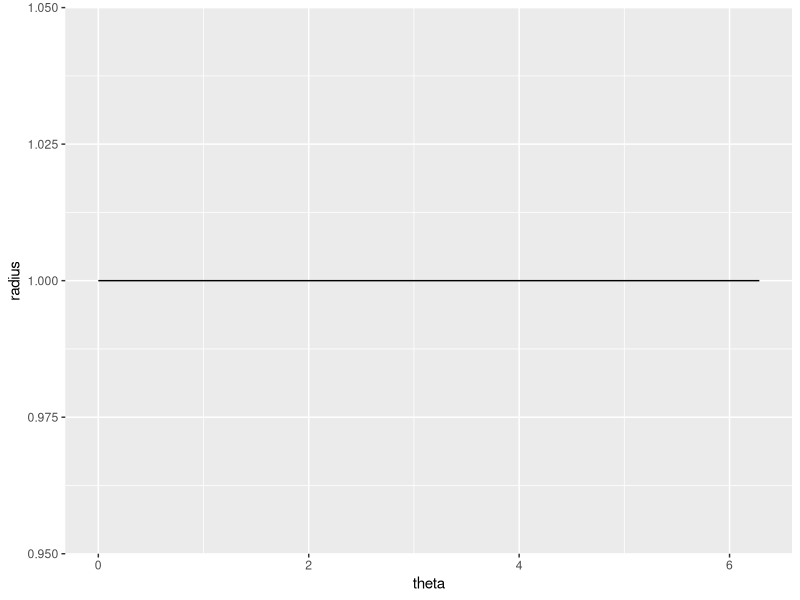

Write the R code that produced this figure.
library(tidyverse)

#Make dataframe to get radian in circle

tibble(theta = 2 * pi * seq(0, 1, 0.05),
       radius = 1) %>% 
  ggplot(aes(x = theta, y = radius))+
  geom_line()
